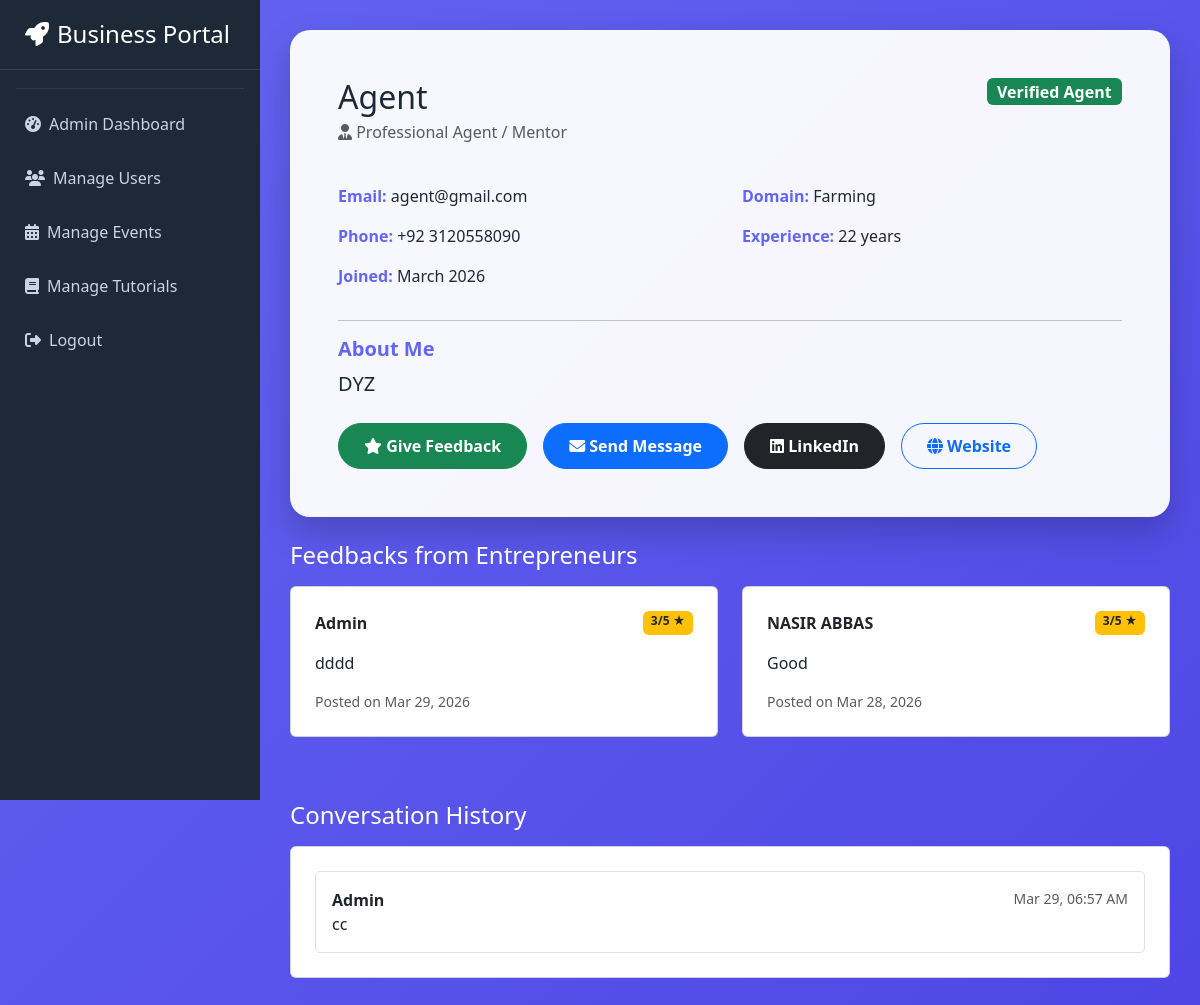
Screenshot of /admin/mentor_profile.php?id=3 (signed in) with the database file from the repository.
### tables this page shows
CREATE TABLE `agent_profiles` (
  `id` int(11) NOT NULL,
  `user_id` int(11) NOT NULL,
  `business_domain` varchar(150) NOT NULL,
  `bio` text DEFAULT NULL,
  `experience_yrs` tinyint(3) UNSIGNED DEFAULT 0,
  `linkedin_url` varchar(255) DEFAULT NULL,
  `website_url` varchar(255) DEFAULT NULL,
  `created_at` timestamp NOT NULL DEFAULT current_timestamp(),
  `updated_at` timestamp NOT NULL DEFAULT current_timestamp() ON UPDATE current_timestamp()
);

CREATE TABLE `users` (
  `id` int(11) NOT NULL,
  `full_name` varchar(150) NOT NULL,
  `email` varchar(191) NOT NULL,
  `password_hash` varchar(255) NOT NULL,
  `role` enum('user','agent','admin') NOT NULL DEFAULT 'user',
  `status` enum('active','inactive','banned') NOT NULL DEFAULT 'active',
  `phone` varchar(20) DEFAULT NULL,
  `created_at` timestamp NOT NULL DEFAULT current_timestamp(),
  `updated_at` timestamp NOT NULL DEFAULT current_timestamp() ON UPDATE current_timestamp()
);

CREATE TABLE `feedback` (
  `id` int(11) NOT NULL,
  `agent_id` int(11) NOT NULL,
  `user_id` int(11) NOT NULL COMMENT 'Who submitted the feedback',
  `message` text NOT NULL,
  `rating` tinyint(1) UNSIGNED DEFAULT NULL COMMENT '1 to 5 stars',
  `created_at` timestamp NOT NULL DEFAULT current_timestamp()
);

CREATE TABLE `private_messages` (
  `id` int(11) NOT NULL,
  `sender_id` int(11) NOT NULL,
  `receiver_id` int(11) NOT NULL,
  `subject` varchar(255) DEFAULT NULL,
  `body` text NOT NULL,
  `created_at` timestamp NOT NULL DEFAULT current_timestamp()
);

### admin/mentor_profile.php (the view, shortened to what this page needs)
<?php
include 'config.php';
$mentor_id = isset($_GET['id']) ? (int)$_GET['id'] : 0;
$mentor_sql = "SELECT u.id, u.full_name, u.email, u.phone, u.created_at,
                      ap.business_domain, ap.bio, ap.experience_yrs,
                      ap.linkedin_url, ap.website_url
               FROM users u
               LEFT JOIN agent_profiles ap ON u.id = ap.user_id
               WHERE u.id = $mentor_id AND u.role = 'agent'";
$mentor_result = mysqli_query($conn, $mentor_sql);
$mentor = mysqli_fetch_assoc($mentor_result);
$feedback_sql = "SELECT f.*, u.full_name AS user_name
                 FROM feedback f
                 JOIN users u ON u.id = f.user_id
                 WHERE f.agent_id = $mentor_id
                 ORDER BY f.created_at DESC";
$feedback_result = mysqli_query($conn, $feedback_sql);
$msg_sql = "SELECT pm.*, u.full_name AS sender_name
            FROM private_messages pm
            JOIN users u ON u.id = pm.sender_id
            WHERE (pm.sender_id = {$_SESSION['user_id']} AND pm.receiver_id = $mentor_id)
               OR (pm.sender_id = $mentor_id AND pm.receiver_id = {$_SESSION['user_id']})
            ORDER BY pm.created_at DESC";
$msg_result = mysqli_query($conn, $msg_sql);
?>
<!DOCTYPE html>
<html lang="en">
<head>
    <link href="https://cdn.jsdelivr.net/npm/bootstrap@5.3.3/dist/css/bootstrap.min.css" rel="stylesheet">
    <link href="https://cdnjs.cloudflare.com/ajax/libs/font-awesome/6.5.0/css/all.min.css" rel="stylesheet">
</head>
<body>
<?php include 'sidebar.php'; ?>
<div class="main-content">
    <div class="profile-card p-5 mb-4">
        <div class="d-flex justify-content-between align-items-start">
            <div>
                <h2 class="mb-1"><?= htmlspecialchars($mentor['full_name']) ?></h2>
                <p class="text-muted mb-3">
                    <i class="fas fa-user-tie"></i> Professional Agent / Mentor
                </p>
            </div>
            <div class="text-end">
                <span class="badge bg-success fs-6">Verified Agent</span>
            </div>
        </div>
        <div class="row mt-4">
            <div class="col-md-6">
                <p><span class="info-label">Email:</span> <?= htmlspecialchars($mentor['email']) ?></p>
                <?php if(!empty($mentor['phone'])): ?>
                    <p><span class="info-label">Phone:</span> <?= htmlspecialchars($mentor['phone']) ?></p>
                <?php endif; ?>
                <p><span class="info-label">Joined:</span> <?= date('F Y', strtotime($mentor['created_at'])) ?></p>
            </div>
            <div class="col-md-6">
                <?php if(!empty($mentor['business_domain'])): ?>
                    <p><span class="info-label">Domain:</span> <?= htmlspecialchars($mentor['business_domain']) ?></p>
                <?php endif; ?>
                <?php if(!empty($mentor['experience_yrs'])): ?>
                    <p><span class="info-label">Experience:</span> <?= $mentor['experience_yrs'] ?> years</p>
                <?php endif; ?>
            </div>
        </div>
        <?php if(!empty($mentor['bio'])): ?>
            <hr>
            <h5 class="info-label">About Me</h5>
            <p class="lead"><?= nl2br(htmlspecialchars($mentor['bio'])) ?></p>
        <?php endif; ?>
        <div class="d-flex gap-3 mt-4">
            <a href="#" class="btn btn-success btn-action" data-bs-toggle="modal" data-bs-target="#feedbackModal">
                <i class="fas fa-star"></i> Give Feedback
            </a>
            <a href="#" class="btn btn-primary btn-action" data-bs-toggle="modal" data-bs-target="#messageModal">
                <i class="fas fa-envelope"></i> Send Message
            </a>
            <?php if(!empty($mentor['linkedin_url'])): ?>
                <a href="<?= htmlspecialchars($mentor['linkedin_url']) ?>" target="_blank" class="btn btn-dark btn-action">
                    <i class="fab fa-linkedin"></i> LinkedIn
                </a>
            <?php endif; ?>
            <?php if(!empty($mentor['website_url'])): ?>
                <a href="<?= htmlspecialchars($mentor['website_url']) ?>" target="_blank" class="btn btn-outline-primary btn-action">
                    <i class="fas fa-globe"></i> Website
                </a>
            <?php endif; ?>
        </div>
    </div>
    <h4 class="mb-3 text-white">Feedbacks from Entrepreneurs</h4>
    <div class="row">
        <?php if(mysqli_num_rows($feedback_result) > 0): ?>
            <?php while($fb = mysqli_fetch_assoc($feedback_result)): ?>
                <div class="col-md-6 mb-3">
                    <div class="card card-hover p-4 bg-white text-dark">
                        <div class="d-flex justify-content-between">
                            <strong><?= htmlspecialchars($fb['user_name']) ?></strong>
                            <span class="badge bg-warning text-dark"><?= $fb['rating'] ?? 'N/A' ?>/5 ★</span>
                        </div>
                        <p class="mt-3"><?= nl2br(htmlspecialchars($fb['message'])) ?></p>
                        <small class="text-muted">Posted on <?= date('M d, Y', strtotime($fb['created_at'])) ?></small>
                    </div>
                </div>
            <?php endwhile; ?>
        <?php else: ?>
            <div class="col-12">
                <div class="alert alert-light text-dark">No feedbacks received yet.</div>
            </div>
        <?php endif; ?>
    </div>
    <h4 class="mt-5 mb-3 text-white">Conversation History</h4>
    <div class="card bg-white text-dark p-4 card-hover">
        <?php if(mysqli_num_rows($msg_result) > 0): ?>
            <div class="list-group">
                <?php while($msg = mysqli_fetch_assoc($msg_result)): ?>
                    <div class="list-group-item list-group-item-action p-3">
                        <div class="d-flex justify-content-between">
                            <strong><?= htmlspecialchars($msg['sender_name']) ?></strong>
                            <small class="text-muted"><?= date('M d, h:i A', strtotime($msg['created_at'])) ?></small>
                        </div>
                        <p class="mb-0"><?= nl2br(htmlspecialchars($msg['body'])) ?></p>
                    </div>
                <?php endwhile; ?>
            </div>
        <?php else: ?>
            <div class="alert alert-light">No messages exchanged yet. Send the first message!</div>
        <?php endif; ?>
    </div>
</div>
</body>
</html>

### admin/mentor_profile.php (style rules this page uses)
body { background: linear-gradient(135deg, #6366f1 0%, #4f46e5 100%); min-height: 100vh; margin-left: 260px; color: #fff; }
.main-content { padding: 30px; }
.profile-card { background: rgba(255,255,255,0.95); color: #1e2937; border-radius: 20px; box-shadow: 0 15px 35px rgba(0,0,0,0.2); }
.card-hover { transition: transform 0.3s, box-shadow 0.3s; }
.btn-action { border-radius: 50px; font-weight: 600; padding: 10px 25px; }
.info-label { font-weight: 600; color: #6366f1; }

### admin/sidebar.php (style rules this page uses)
:root { --primary: #6366f1; --dark: #1e2937; }

### rows the page displays
agent_profiles: user.full_name "Agent", user.email "agent@gmail.com", user.phone "+92 3120558090", user.created_at "March 2026", business_domain "Farming", experience_yrs "22", bio "DYZ"
feedback: user.full_name "Admin", rating "3", message "dddd", created_at "Mar 29, 2026"
feedback: user.full_name "NASIR ABBAS", rating "3", message "Good", created_at "Mar 28, 2026"
private_messages: sender.full_name "Admin", created_at "Mar 29, 06:57 AM", body "cc"
